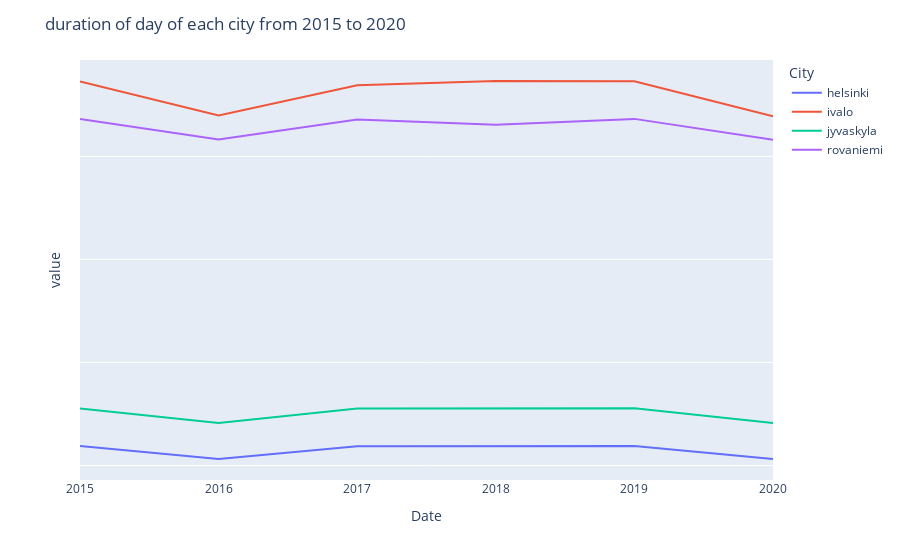

The cell this chart's notebook holds for it:
### Code cell
fig = px.line(a, x="Date", y = ["Day length"], color = "City")

fig.update_layout(title="duration of day of each city from 2015 to 2020")
fig.update_yaxes(showticklabels=False)
fig.update_xaxes(showgrid=False)
fig.show()

### Figure 1 — Plotly figure (JSON) as saved in the notebook; plotly's stock layout.template omitted (floating-point values rounded to 4 significant figures)
{"data": [{"hovertemplate": "City=helsinki<br>variable=Day length<br>Date=%{x}<br>value=%{y}<extra></extra>", "legendgroup": "helsinki", "line": {"color": "#636efa", "dash": "solid"}, "mode": "lines", "name": "helsinki", "orientation": "h", "showlegend": true, "type": "scatter", "x": [2015, 2016, 2017, 2018, 2019, 2020], "xaxis": "x", "y": [44594052054794, 44531573770491, 44593947945205, 44594131506849, 44594865753424, 44531535519125], "yaxis": "y"}, {"hovertemplate": "City=ivalo<br>variable=Day length<br>Date=%{x}<br>value=%{y}<extra></extra>", "legendgroup": "ivalo", "line": {"color": "#EF553B", "dash": "solid"}, "mode": "lines", "name": "ivalo", "orientation": "h", "showlegend": true, "type": "scatter", "x": [2015, 2016, 2017, 2018, 2019, 2020], "xaxis": "x", "y": [46364397260273, 46198994535519, 46345580821917, 46366219178082, 46364920547945, 46194560109289], "yaxis": "y"}, {"hovertemplate": "City=jyvaskyla<br>variable=Day length<br>Date=%{x}<br>value=%{y}<extra></extra>", "legendgroup": "jyvaskyla", "line": {"color": "#00cc96", "dash": "solid"}, "mode": "lines", "name": "jyvaskyla", "orientation": "h", "showlegend": true, "type": "scatter", "x": [2015, 2016, 2017, 2018, 2019, 2020], "xaxis": "x", "y": [44776641095890, 44706571038251, 44776536986301, 44776775342465, 44777608219178, 44706491803278], "yaxis": "y"}, {"hovertemplate": "City=rovaniemi<br>variable=Day length<br>Date=%{x}<br>value=%{y}<extra></extra>", "legendgroup": "rovaniemi", "line": {"color": "#ab63fa", "dash": "solid"}, "mode": "lines", "name": "rovaniemi", "orientation": "h", "showlegend": true, "type": "scatter", "x": [2015, 2016, 2017, 2018, 2019, 2020], "xaxis": "x", "y": [46181594520547, 46082038251366, 46179802739726, 46154213698630, 46182386301369, 46081071038251], "yaxis": "y"}], "layout": {"legend": {"title": {"text": "City"}, "tracegroupgap": 0}, "margin": {"t": 60}, "title": {"text": "duration of day of each city from 2015 to 2020"}, "xaxis": {"anchor": "y", "domain": [0, 1], "showgrid": false, "title": {"text": "Date"}}, "yaxis": {"anchor": "x", "domain": [0, 1], "showticklabels": false, "title": {"text": "value"}}}}
